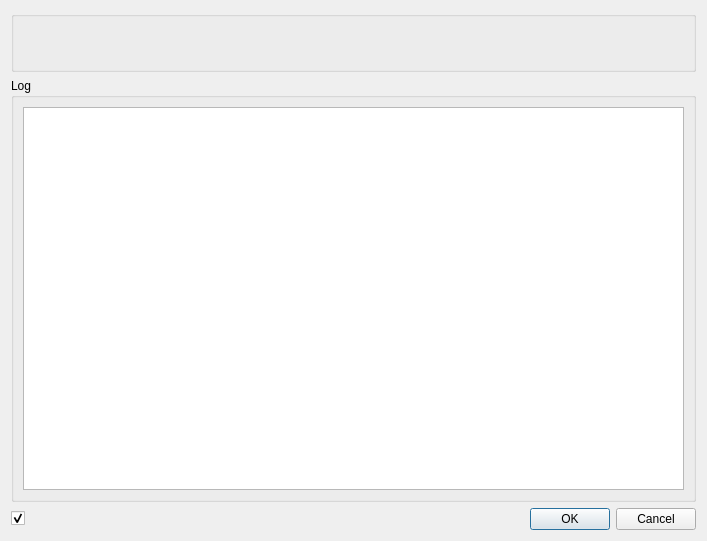
<?xml version="1.0" encoding="UTF-8"?>
<ui version="4.0">
 <class>ProcessFeedbackDlg</class>
 <widget class="QDialog" name="ProcessFeedbackDlg">
  <property name="windowModality">
   <enum>Qt::NonModal</enum>
  </property>
  <property name="geometry">
   <rect>
    <x>0</x>
    <y>0</y>
    <width>707</width>
    <height>541</height>
   </rect>
  </property>
  <property name="windowTitle">
   <string>Dialog</string>
  </property>
  <property name="modal">
   <bool>false</bool>
  </property>
  <layout class="QVBoxLayout" name="verticalLayout_3">
   <item>
    <widget class="QGroupBox" name="grp_status">
     <property name="title">
      <string/>
     </property>
     <layout class="QVBoxLayout" name="verticalLayout">
      <item>
       <layout class="QHBoxLayout" name="horizontalLayout_2">
        <item>
         <widget class="QLabel" name="lbl_status">
          <property name="font">
           <font>
            <weight>75</weight>
            <bold>true</bold>
           </font>
          </property>
          <property name="text">
           <string/>
          </property>
          <property name="scaledContents">
           <bool>false</bool>
          </property>
          <property name="wordWrap">
           <bool>false</bool>
          </property>
         </widget>
        </item>
        <item>
         <widget class="QLabel" name="lbl_load_indicator">
          <property name="text">
           <string/>
          </property>
         </widget>
        </item>
       </layout>
      </item>
      <item>
       <widget class="QLabel" name="lbl_note">
        <property name="font">
         <font>
          <weight>50</weight>
          <bold>false</bold>
         </font>
        </property>
        <property name="text">
         <string/>
        </property>
        <property name="wordWrap">
         <bool>true</bool>
        </property>
       </widget>
      </item>
     </layout>
    </widget>
   </item>
   <item>
    <widget class="QGroupBox" name="grp_log">
     <property name="sizePolicy">
      <sizepolicy hsizetype="Preferred" vsizetype="Expanding">
       <horstretch>0</horstretch>
       <verstretch>0</verstretch>
      </sizepolicy>
     </property>
     <property name="title">
      <string>Log</string>
     </property>
     <layout class="QVBoxLayout" name="verticalLayout_2">
      <item>
       <widget class="QTextEdit" name="txt_log">
        <property name="lineWrapMode">
         <enum>QTextEdit::NoWrap</enum>
        </property>
        <property name="readOnly">
         <bool>true</bool>
        </property>
        <property name="textInteractionFlags">
         <set>Qt::TextSelectableByKeyboard|Qt::TextSelectableByMouse</set>
        </property>
       </widget>
      </item>
     </layout>
    </widget>
   </item>
   <item>
    <layout class="QHBoxLayout" name="horizontalLayout">
     <item>
      <widget class="QCheckBox" name="tog_auto_close">
       <property name="text">
        <string/>
       </property>
       <property name="checked">
        <bool>true</bool>
       </property>
      </widget>
     </item>
     <item>
      <widget class="QDialogButtonBox" name="btn_box">
       <property name="orientation">
        <enum>Qt::Horizontal</enum>
       </property>
       <property name="standardButtons">
        <set>QDialogButtonBox::Cancel|QDialogButtonBox::Ok</set>
       </property>
      </widget>
     </item>
    </layout>
   </item>
  </layout>
 </widget>
 <resources/>
 <connections>
  <connection>
   <sender>btn_box</sender>
   <signal>accepted()</signal>
   <receiver>ProcessFeedbackDlg</receiver>
   <slot>accept()</slot>
   <hints>
    <hint type="sourcelabel">
     <x>248</x>
     <y>254</y>
    </hint>
    <hint type="destinationlabel">
     <x>157</x>
     <y>274</y>
    </hint>
   </hints>
  </connection>
  <connection>
   <sender>btn_box</sender>
   <signal>rejected()</signal>
   <receiver>ProcessFeedbackDlg</receiver>
   <slot>reject()</slot>
   <hints>
    <hint type="sourcelabel">
     <x>316</x>
     <y>260</y>
    </hint>
    <hint type="destinationlabel">
     <x>286</x>
     <y>274</y>
    </hint>
   </hints>
  </connection>
 </connections>
</ui>
